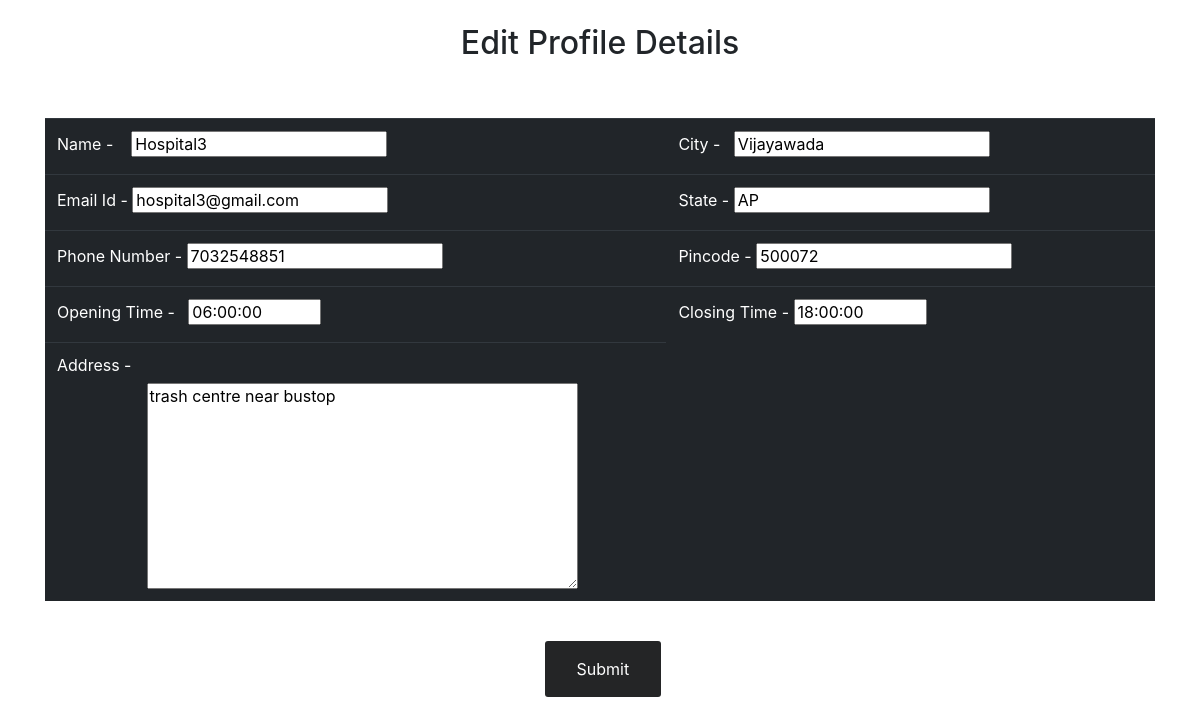
Page /vc/home/edit/1/ (signed in) on the earlier database version.
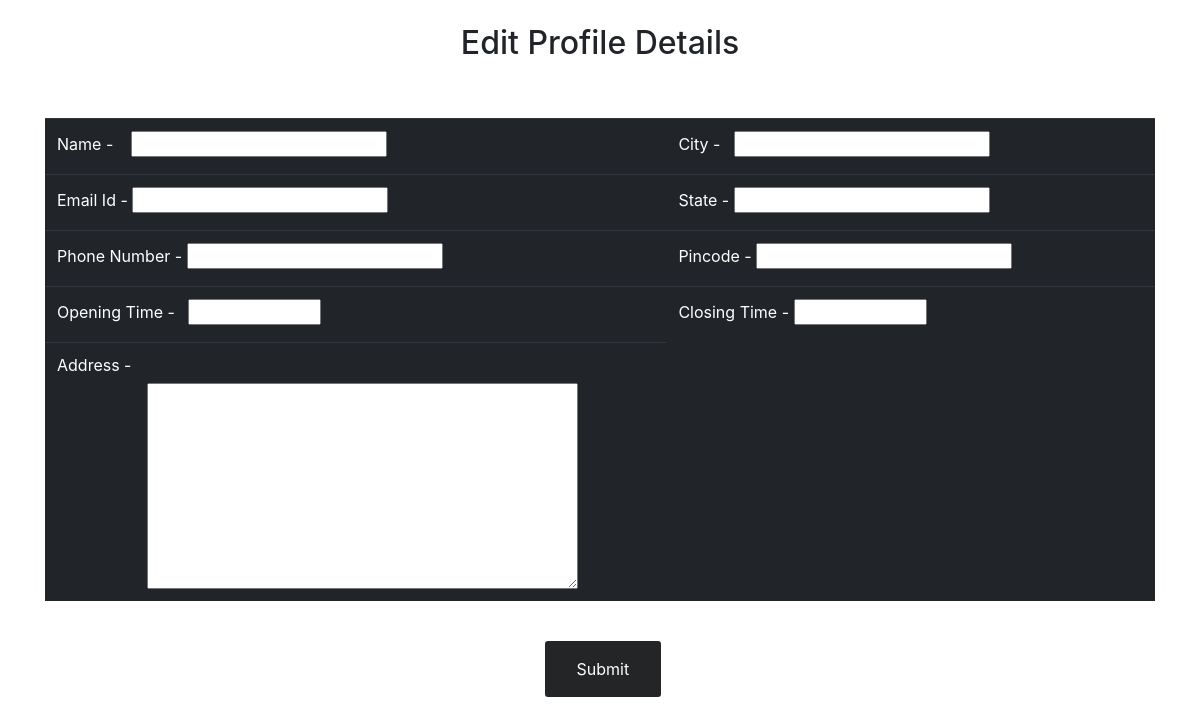
Same page on the later database version.
### C19V/models.py (models this page shows, shortened)
class TestCentre(models.Model):
    user = models.OneToOneField(User,on_delete=CASCADE)
    name = models.CharField(max_length=50,null=True)
    email = models.EmailField(max_length=25,null=True)
    phone_no =models.CharField(max_length=10,null=True)
    address = models.TextField(max_length=128,null=True)
    city = models.CharField(max_length=50,null=True)
    state = models.CharField(max_length=50,null=True)
    pincode = models.CharField(max_length=6,null=True)
    active_time_from = models.TimeField(null=True) #From
    active_time_to = models.TimeField(null=True)   #To

### C19V/views.py (the view, shortened to what this page needs)
# urls.py: path('vc/home/edit/<str:pk>/',views.editprofile,name='edit_profile'),                       # to edit details of vaccination centre
@decorators.VC_required(login_url='loginvc')
def editprofile(request,pk):
    centre = models.TestCentre.objects.get(id=pk)
    form = forms.TestCentreForm(instance=centre)
    persons = models.VaccinatedPerson.objects.filter(centre=centre.name)
    dic = {'form':form,'update':True}
    return render(request,'registercentre.html',dic)

### C19V/forms.py
class TestCentreForm(ModelForm):
    class Meta:
        model = models.TestCentre
        fields='__all__'
        labels={
            'phone_no':('Phone Number'),
            'email':('Email ID'),
            'active_time_from':('Active From'),
            'active_time_to':('Active Till')
        }
        widgets={
            'active_time_from': widgets.AdminTimeWidget(),
            'active_time_to': widgets.AdminTimeWidget(),
        }

### C19V/templates/registercentre.html (shortened to what this page needs)
{% load static %}
<link rel="stylesheet-+69" href='{% static "css/registercentre.css" %}'>
<link rel="stylesheet" href="https://maxcdn.bootstrapcdn.com/bootstrap/4.0.0/css/bootstrap.min.css"
>
{% if update %}
    <br><h2 style="text-align:center;">Edit Profile Details</h2><br><br>
{% else %}
    <br><h2 style="text-align:center;">Register Your Vaccinated Centre</h2><br><br>
{% endif %}
<div class="container">
    <form action="" method="POST">
    <table class="table table-dark table-hover">
        <tbody>
            <tr>
                <td><label for="name">Name - &nbsp&nbsp</label>
                {{ form.name }}</td>
                <td><label for="city">City - &nbsp</label>
                    {{ form.city }}</td>
            </tr>
            <tr>
                <td><label for="email">Email Id - </label>
                {{ form.email }}</td>
                <td><label for="state">State - </label>
                    {{ form.state }}</td>
            </tr>
            <tr>
                <td><label for="phone_no">Phone Number - </label>
                {{ form.phone_no }}</td>
                <td><label for="pincode">Pincode - </label>
                    {{ form.pincode }}</td>
            </tr>
            <tr>
                <td>
                    <label for="active_time_from">Opening Time - &nbsp</label>
                    {{ form.active_time_from }}
                </td>
                <td>
                    <label for="active_time_to">Closing Time - </label>
                    {{ form.active_time_to }}
                </td>
            </tr>
            <tr>
                <td><label for="address">Address - &nbsp</label><div style="width:50%;margin-left: 15%;">{{ form.address }}</div></td>
            </tr>
        </tbody>
    </table><br>
    <input style=" background-color: #242526;
      border: none;
      color: white;
      padding: 16px 32px;
      text-decoration: none;
      margin-left: 45%;
      cursor: pointer;border-radius:3px;"type='submit' name='Submit'>
</form>
</div>

Differences in the rows shown:
changed TestCentre: name "Hospital3" → (not shown); city "Vijayawada" → (not shown); email "hospital3@gmail.com" → (not shown); state "AP" → (not shown); phone_no "7032548851" → (not shown); pincode "500072" → (not shown); active_time_from "06:00:00" → (not shown); active_time_to "18:00:00" → (not shown); address "trash centre near bustop" → (not shown)
